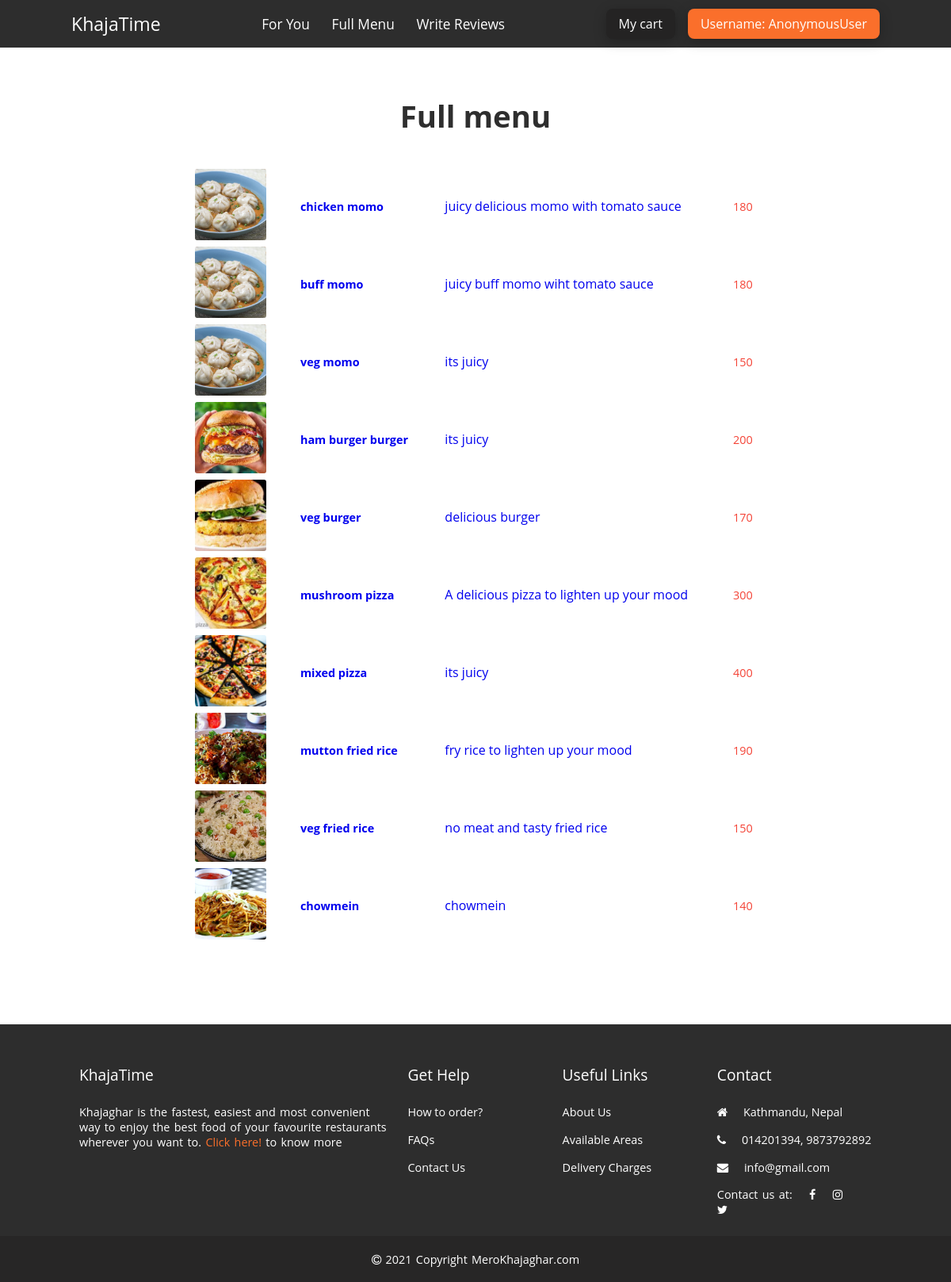
The app's page /fullmenu/ with its own data.
### restaurant/models.py (models this page shows, shortened)
class FoodItem(models.Model):
    name=models.TextField(max_length=40)
    category=models.ForeignKey(Category, on_delete=models.CASCADE)
    description=models.TextField(max_length=100,default="its juicy")
    pimage=models.ImageField(upload_to="restaurant/images",default="")
    price=models.IntegerField()
    profitPerUnit=models.IntegerField()
    totalOrders=models.IntegerField()
    rating=models.FloatField()

### restaurant/views.py (the view)
# urls.py: path('fullmenu/',views.fullmenu,name='fullmenu'),
def fullmenu(request):
    foods=FoodItem.objects.all()
    categorys=Category.objects.all()
    for x  in foods:
        print(x.name)
    return render(request, 'restaurant/fullmenu.html',{"foods":foods,"categories":categorys})

### restaurant/templates/restaurant/fullmenu.html
{% extends 'restaurant/baseforhome.html'%}
{%block content%}
<section class="full-menu wrapper">
  <div class="heading cmt">
    <h3 class="title-md text-center">Full menu</h3>
  </div>
  <div class="menu">
    <table class="m-auto" style="width: 70%;margin-bottom: 40px;">
      {% for food in foods %}
      <tr>
        <td >
          {% load static %}
          <img src="{{food.pimage.url}}" alt="food" width="90" height="90">
        </td>
        <td>
          <p class="titile-xs bold ml-lg" ><a href="/viewfood/{{food.id}}">{{food.name}}</a> </p>
        </td>
        <td>
          <p class="title-xxs pl-md"><a href="/viewfood/{{food.id}}">{{ food.description }}</a></p>
        </td>
        <td>
          <p class="text-danger" >{{food.price}}</p>
        </td>
      </tr>
      {% endfor %}
    </table>
  </div>
</section>
{%endblock%}

### restaurant/templates/restaurant/baseforhome.html (shortened to what this page needs)
{%load static%}
<!DOCTYPE html>
<html lang="en">
<head>
  <link rel="stylesheet" href="https://cdnjs.cloudflare.com/ajax/libs/font-awesome/4.7.0/css/font-awesome.min.css" />
  <link rel="stylesheet" href="{%static 'base.css'%}" />
  <link rel="stylesheet" href="{%static 'style.css'%}" />
  <link rel="stylesheet" href="https://unpkg.com/swiper/swiper-bundle.min.css" />
</head>
<body>
  <section class="navbar bg-secondary fixed-top full-width" style="z-index: 1000;">
    <nav class="text-light flex justify-between wrapper-x items-center">
      <div class="title-xs">
        <a class="nav-items mr-lg text-light" href="{%url 'foryou'%}">KhajaTime</a>
      </div>
      <div class="nav-links">
        <a class="nav-items mr-lg text-light" href="{%url 'foryou'%}">For You</a>
        <a class="nav-items mr-lg text-light" href="{%url 'fullmenu'%}">Full Menu</a>
        <a class="nav-items mr-lg text-light" href="{%url 'reviews'%}">Write Reviews</a>
      </div>
      <div class="ml-5 flex">
        <a href="/cart/" class="btn login-btn text-light title-xxs mr-md"
          style="font-family: 'Open Sans', sans-serif">My cart</a>
        <div class="dropdown">
          <button class="btn primary text-light title-xxs" style="font-family: 'Open Sans', sans-serif">
            Username: {{user}}
          </button>
        </div>
      </div>
    </nav>
  </section>
  <div class="container">
    {% block content %}
    {% endblock%}
  </div>
  <section class="bg-secondary text-light full-width">
    <footer class="footer">
      <div class="footer-data flex">
        <div class="flex-2 mr-lg">
          <div class="title-xs mb-lg">KhajaTime</div>
          <div>
            <p>
              Khajaghar is the fastest, easiest and most convenient way to
              enjoy the best food of your favourite restaurants wherever you
              want to.
              <a href="{%url 'about'%}" class="text-primary">Click here!</a>
              to know more
            </p>
          </div>
        </div>
        <div class="flex-1">
          <div class="title-xs mb-lg">Get Help</div>
          <div class="nav-links flex column">
            <a href="#" class="nav-items mb-md text-light">How to order?</a>
            <a href="{%url 'faq'%}" class="nav-items mb-md text-light">FAQs</a>
            <a href="{%url 'contact'%}" class="nav-items mb-md text-light">Contact Us</a>
          </div>
        </div>
        <div class="flex-1">
          <div class="title-xs mb-lg">Useful Links</div>
          <div class="nav-links flex column">
            <a href="{%url 'about'%}" class="nav-items mb-md text-light">About Us</a>
            <a href="#" class="nav-items mb-md text-light">Available Areas</a>
            <a href="#" class="nav-items mb-md text-light">Delivery Charges</a>
          </div>
        </div>
        <div class="flex-1">
          <div class="title-xs mb-lg">Contact</div>
          <div class="nav-links flex column">
            <a href="#" class="nav-items mb-md text-light"><i class="fa fa-home mr-md"></i> Kathmandu, Nepal</a>
            <a href="#" class="nav-items mb-md text-light"><i class="fa fa-phone mr-md"></i> 014201394, 9873792892</a>
            <a href="#" class="nav-items text-light"><i class="fa fa-envelope mr-md"></i> info@gmail.com</a>
            <p>
              Contact us at:
              <a href="#" class="mx-md text-light">
                <i class="fa fa-facebook"></i></a>
              <a href="#" class="mr-md text-light">
                <i class="fa fa-instagram"></i></a>
              <a href="#" class="mr-md text-light">
                <i class="fa fa-twitter"></i></a>
            </p>
          </div>
        </div>
      </div>
      <div class="copyright text-center full-width">
        <p>
          <i class="fa fa-copyright"></i> 2021 Copyright MeroKhajaghar.com
        </p>
      </div>
    </footer>
  </section>
</body>
</html>

### restaurant/static/base.css (style rules this page uses)
* { box-sizing: border-box; }
body { margin: 0; font-family: 'Open Sans', sans-serif; }
input, select, button, textarea { cursor: pointer; }
.flex { display: flex; }
.justify-between { justify-content: space-between; }
.items-center { align-items: center; }
.column { flex-direction: column; }
.flex-1 { flex: 1; }
.flex-2 { flex: 2; }
.pl-md { padding-left: 16px; }
.mr-md { margin-right: 16px; }
.mr-lg { margin-right: 24px; }
.ml-lg { margin-left: 24px; }
.mb-md { margin-bottom: 16px; }
.mb-lg { margin-bottom: 24px; }
.mx-md { margin-right: 16px; margin-left: 16px; }
.full-width { width: 100%; }
.fixed-top { position: fixed; top: 0; }
.wrapper { padding: 7.5vh 7.5vw; }
.wrapper-x { padding: 0 7.5vw; }
body { font-family: 'Open Sans', sans-serif; color: #2e2e2e; font-size: 0.9rem; background-size: 6%; }
body::before { height: 100%; width: 100%; position: absolute; top: 0; left: 0; background-size: 6%; filter: brightness(0.6); font-family: 'Open Sans', sans-serif; }
nav { height:60px; z-index: 1; }
nav .nav-items { font-size: 1.2em; color: #1f9cc6; }
nav .nav-items.text-light { color: #fff; }
.btn { padding: 8px 16px; border-radius: 8px; background: rgba(0, 0, 0, 0.12); border: none; box-sizing: border-box; color: #2e2e2e; font-family: 'Open Sans', 'sans-serif'; box-shadow: 0 4px 16px rgba(0, 0, 0, 0.25); }
.btn.primary { background: #fa6f2b; color: #fff; }
.bg-secondary { background-color: #2d2d2d; }
.text-primary { color: #fa6f2b; }
.text-light { color: #fff; }
.text-danger { color: #f44336; }
.title-xxs { font-size: 1rem; }
.title-xs { font-size: 1.2rem; }
.title-md { font-weight: bold; font-size: 2.4rem; }
.text-center { text-align: center; }
.bold { font-weight: bold; }
a { cursor: pointer; text-decoration: none; }

### restaurant/static/style.css (style rules this page uses)
.cmt { margin-top: 60px; }
.login-btn { background-color: #242323; }
.footer-data { padding-top: 50px; padding-bottom: 10px; padding-left: 100px; padding-right: 100px; }
.footer p { word-spacing: .1rem; }
.copyright { background-color: #272626; padding: 5px 0px; }
.m-auto { margin: auto; }
.dropdown { position: relative; display: inline-block; }
.menu img { object-fit: cover; object-position: center; border-radius: 3px; }

### records on screen
FoodItem: pimage (picture), name "chicken momo", description "juicy delicious momo with tomato sauce", price "180"
FoodItem: pimage (picture), name "buff momo", description "juicy buff momo wiht tomato sauce", price "180"
FoodItem: pimage (picture), name "veg momo", description "its juicy", price "150"
FoodItem: pimage (picture), name "ham burger burger", description "its juicy", price "200"
FoodItem: pimage (picture), name "veg burger", description "delicious burger", price "170"
FoodItem: pimage (picture), name "mushroom pizza", description "A delicious pizza to lighten up your mood", price "300"
FoodItem: pimage (picture), name "mixed pizza", description "its juicy", price "400"
FoodItem: pimage (picture), name "mutton fried rice", description "fry rice to lighten up your mood", price "190"
FoodItem: pimage (picture), name "veg fried rice", description "no meat and tasty fried rice", price "150"
FoodItem: pimage (picture), name "chowmein", description "chowmein", price "140"

### other values on screen
{{ user }} "AnonymousUser"
